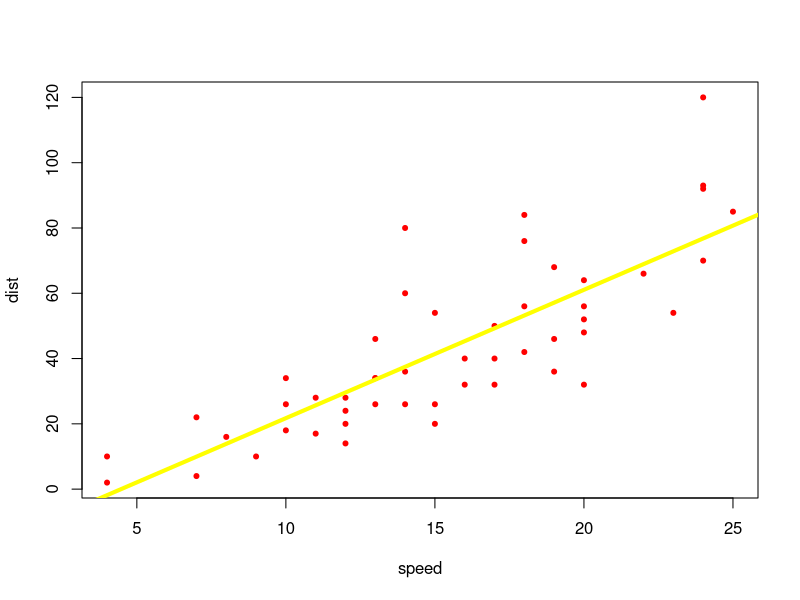
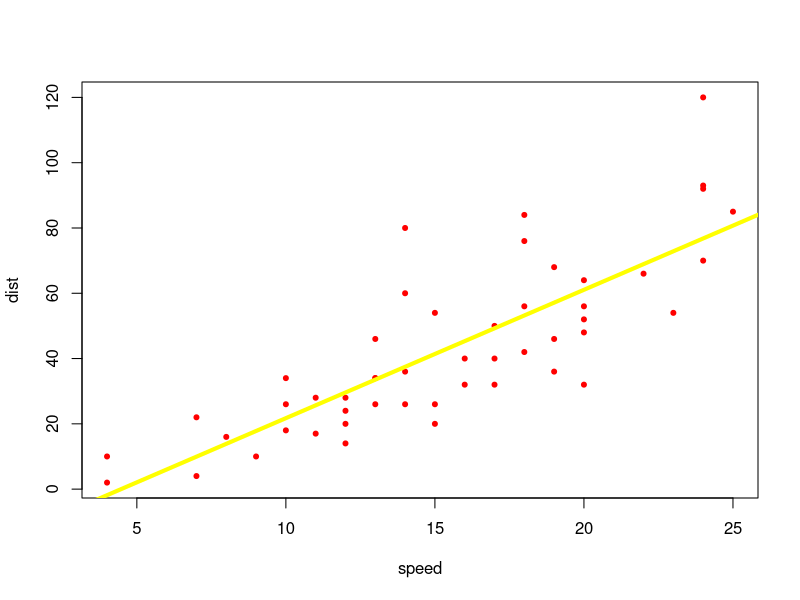

Write R code to recreate these figures, in order.
{
  x <- rnorm(100)
  mean(x)
}

data(cars)
head(cars)
plot(cars, pch = 20, col ='red')
model <- lm(cars$dist ~ +1 + cars$speed)
abline(model, lwd = 4, col = 'yellow')

with(cars, {
  plot(x = speed, y = dist, pch = 20, col = 'red')
  model <- lm(dist ~ + 1 + speed)
  abline(model, lwd = 4, col = 'yellow')
})


x <- c(TRUE, FALSE)
y <- c(TRUE, TRUE)

x
!x
x & y 
x | y

identical(2,2)
identical(2,2L)
identical(2,"2")

x <-2

if (x %% 2 == 0) {
  print("Even")
} else {
  print("Odd")
}

b <- -1
switch(b, 
"1" = {print("1a")},
"2" = {print("2a")},
"3" = {print("3a")},
"4" = {print("4a")}
)

x <- 10

ifelse(x > 0, "Positive", "Non Positive")
LETTERS
letters
